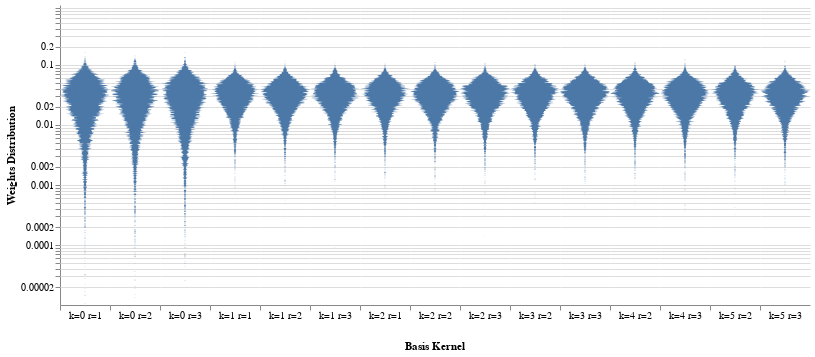

The notebook cell saved with this chart:
### Code cell
base.plot_weights_hist(base.create_weights(100,100), binspace='log', wrange=(1e-5,1), bins=1000)

### Figure 1 — Vega-Lite specification as saved in the notebook (floating-point values rounded to 4 significant figures; data arrays with more than 128 entries replaced by an {"elided": "..."} marker saying what was removed)
{"config": {"view": {"continuousWidth": 400, "continuousHeight": 300, "stroke": null}, "facet": {"spacing": 0}}, "data": {"name": "data-6f4ac41419729468def87e270499c109"}, "mark": {"type": "area", "orient": "horizontal"}, "encoding": {"column": {"type": "nominal", "field": "name", "header": {"labelOrient": "bottom", "labelPadding": 0, "titleOrient": "bottom"}, "title": "Basis Kernel"}, "x": {"type": "quantitative", "axis": {"grid": false, "labels": false, "ticks": true, "values": [0]}, "field": "density", "impute": null, "stack": "center", "title": null}, "y": {"type": "quantitative", "axis": {"title": "Weights Distribution"}, "field": "w", "scale": {"constant": 0.04971, "domain": [1.006e-05, 0.9943], "type": "log"}}}, "selection": {"selector045": {"type": "interval", "bind": "scales", "encodings": ["y"]}}, "width": 50, "$schema": "https://vega.github.io/schema/vega-lite/v4.8.1.json", "datasets": {"data-6f4ac41419729468def87e270499c109": {"elided": "14985 records"}}}
